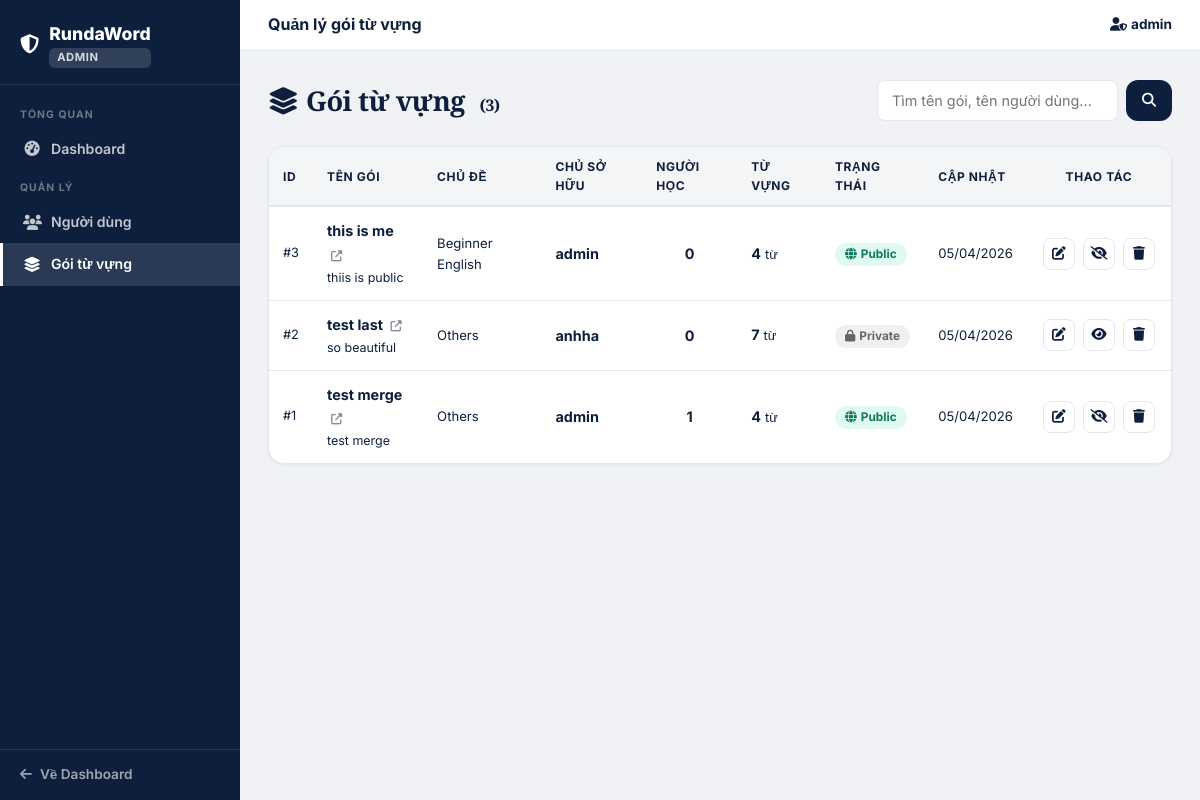
The app's page /admin/packages (signed in), older data.
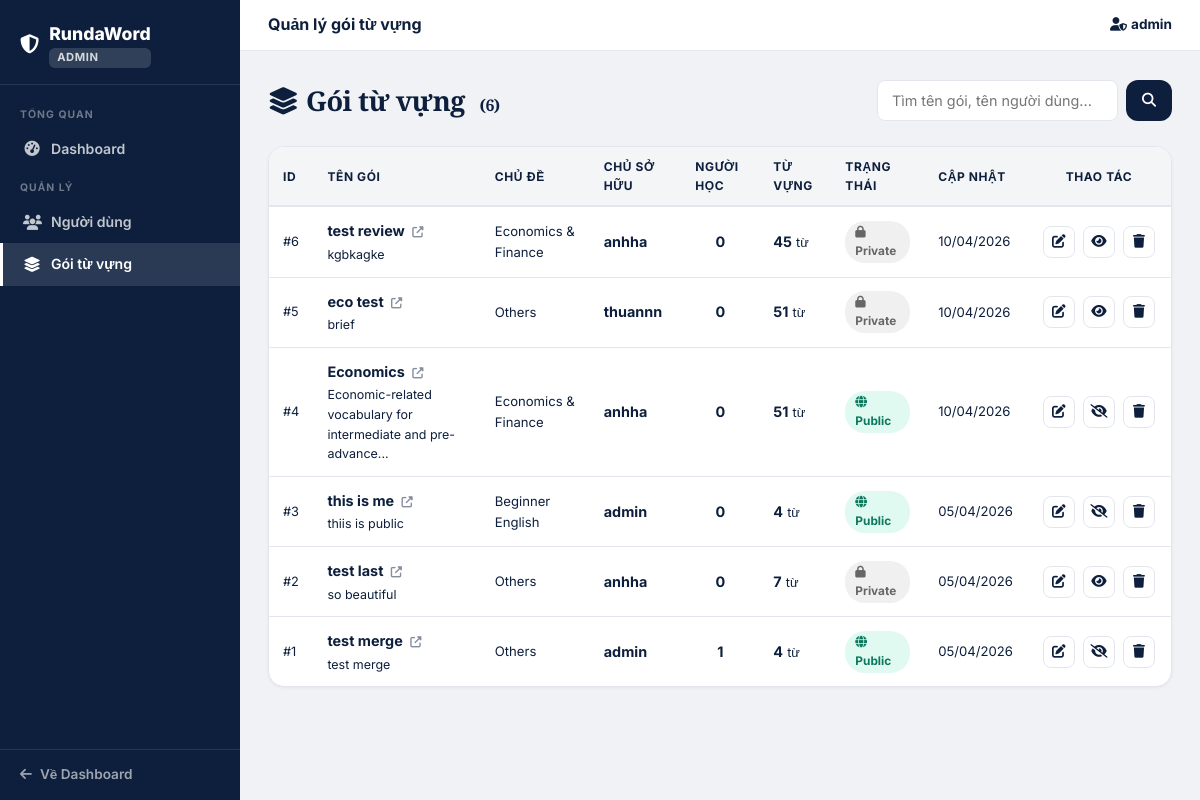
The same page, newer data.
### main.py (models this page shows, shortened)
class VocabPackage(db.Model):
    __tablename__ = 'vocab_packages'
    id                  = db.Column(db.Integer, primary_key=True)
    package_name        = db.Column(db.String(100), nullable=False)
    package_description = db.Column(db.Text)
    topic               = db.Column(db.String(80))          # NEW: topic/category field
    created_at          = db.Column(db.DateTime, default=datetime.utcnow)
    updated_at          = db.Column(db.DateTime, default=datetime.utcnow)
    user_id             = db.Column(db.Integer, db.ForeignKey('users.id'), nullable=False)
    is_public           = db.Column(db.Boolean, default=True)
    vocabularies = db.relationship(
        'Vocabulary', backref='package', lazy=True, cascade='all, delete-orphan'
    )

class User(UserMixin, db.Model):
    __tablename__ = 'users'
    id            = db.Column(db.Integer, primary_key=True)
    username      = db.Column(db.String(50),  unique=True, nullable=False)
    name          = db.Column(db.String(100))
    email         = db.Column(db.String(120), unique=True, nullable=False)
    password_hash = db.Column(db.String(255), nullable=False)
    role          = db.Column(db.Integer, default=ROLE_USER, nullable=False)
    created_at    = db.Column(db.DateTime, default=datetime.utcnow)
    packages = db.relationship(
        'VocabPackage', backref='user', lazy=True, cascade='all, delete-orphan',
        foreign_keys='VocabPackage.user_id'
    )
    saved_packages = db.relationship(
        'VocabPackage', secondary=user_saved_packages,
        backref=db.backref('saved_by', lazy='dynamic'), lazy='dynamic'
    )

### main.py (the view)
@app.route('/admin/packages')
@admin_required
def admin_packages():
    q     = request.args.get('q', '').strip()
    query = VocabPackage.query
    if q:
        q_norm   = normalize_text(q)
        all_pkgs = query.order_by(VocabPackage.updated_at.desc()).all()
        pkgs = [
            p for p in all_pkgs
            if q_norm in normalize_text(p.package_name)
            or (p.user and q_norm in normalize_text(p.user.username))
        ]
    else:
        pkgs = query.order_by(VocabPackage.updated_at.desc()).all()
    learner_counts = {}
    if pkgs:
        pkg_ids = [p.id for p in pkgs]
        rows = (
            db.session.query(
                user_saved_packages.c.package_id,
                func.count(user_saved_packages.c.user_id)
            )
            .filter(user_saved_packages.c.package_id.in_(pkg_ids))
            .group_by(user_saved_packages.c.package_id)
            .all()
        )
        learner_counts = {package_id: count for package_id, count in rows}
    return render_template(
        'admin/packages.html',
        packages=pkgs,
        search_query=q,
        learner_counts=learner_counts
    )

### main.py (called while the page is built)
def admin_required(f):
    @wraps(f)
    def decorated(*args, **kwargs):
        if not current_user.is_authenticated or current_user.role != ROLE_ADMIN:
            abort(403)
        return f(*args, **kwargs)
    return decorated

@login_manager.user_loader
def load_user(user_id):
    return User.query.get(int(user_id))

### templates/admin/packages.html (shortened to what the changed rows need)
{% extends "admin/base_admin.html" %}
{% block content %}
<div class="d-flex justify-content-between align-items-center mb-4 flex-wrap gap-3">
    <div class="page-title mb-0">
        <i class="fas fa-layer-group me-2"></i>Gói từ vựng
        <span style="font-size:1rem;color:var(--muted);font-weight:600;margin-left:8px;">({{ packages|length }})</span>
    </div>
</div>
<div class="rw-card" style="padding:0;overflow:hidden;">
    {% if packages %}
    <table class="admin-table">
        <thead>
            <tr>
                <th>ID</th>
                <th>Tên gói</th>
                <th>Chủ đề</th>
                <th>Chủ sở hữu</th>
                <th>Người học</th>
                <th>Từ vựng</th>
                <th>Trạng thái</th>
                <th>Cập nhật</th>
                <th style="text-align:center;">Thao tác</th>
            </tr>
        </thead>
        <tbody>
            {% for pkg in packages %}
            <tr>
                <td style="color:var(--muted);font-size:0.8rem;">#{{ pkg.id }}</td>
                <td>
                    <a href="{{ url_for('package_detail', package_id=pkg.id) }}"
                       style="font-weight:700;color:var(--navy);text-decoration:none;"
                       target="_blank">
                        {{ pkg.package_name }}
                        <i class="fas fa-external-link-alt" style="font-size:0.7rem;margin-left:4px;opacity:.5;"></i>
                    </a>
                    {% if pkg.package_description %}
                    <div style="font-size:0.78rem;color:var(--muted);margin-top:2px;">
                        {{ pkg.package_description[:60] }}{% if pkg.package_description|length > 60 %}...{% endif %}
                    </div>
                    {% endif %}
                </td>
                <td style="font-size:0.82rem;max-width:180px;">
                    {{ pkg.topic or 'Others' }}
                </td>
                <td>
                    <strong>{{ pkg.user.username if pkg.user else '—' }}</strong>
                </td>
                <td style="text-align:center;">
                    <span style="font-weight:700;">{{ learner_counts.get(pkg.id, 0) }}</span>
                </td>
                <td>
                    <span style="font-weight:700;">{{ pkg.vocabularies | length }}</span>
                    <span style="color:var(--muted);font-size:0.8rem;"> từ</span>
                </td>
                <td>
                    {% if pkg.is_public %}
                    <span class="admin-badge admin-badge-public">
                        <i class="fas fa-globe me-1"></i>Public
                    </span>
                    {% else %}
                    <span class="admin-badge admin-badge-private">
                        <i class="fas fa-lock me-1"></i>Private
                    </span>
                    {% endif %}
                </td>
                <td style="font-size:0.82rem;color:var(--muted);">
                    {{ pkg.updated_at.strftime('%d/%m/%Y') }}
                </td>
                <td style="text-align:center;white-space:nowrap;">
                    <a href="{{ url_for('edit_package', package_id=pkg.id) }}"
                       class="admin-action-btn" title="Chỉnh sửa" target="_blank">
                        <i class="fas fa-edit"></i>
                    </a>
                    <form method="POST"
                          action="{{ url_for('admin_toggle_public', package_id=pkg.id) }}"
                          style="display:inline;">
                        <button type="submit" class="admin-action-btn success"
                            title="{{ 'Chuyển sang Private' if pkg.is_public else 'Chuyển sang Public' }}">
                            <i class="fas {{ 'fa-eye-slash' if pkg.is_public else 'fa-eye' }}"></i>
                        </button>
                    </form>
                    <button type="button" class="admin-action-btn danger" title="Xóa"
                        data-pkg-id="{{ pkg.id }}"
                        data-pkg-name="{{ pkg.package_name | replace('"', '&quot;') }}"
                        data-delete-url="{{ url_for('admin_delete_package', package_id=pkg.id) }}"
                        onclick="confirmDelete(this)">
                        <i class="fas fa-trash"></i>
                    </button>
                </td>
            </tr>
            {% endfor %}
        </tbody>
    </table>
    {% else %}
    <div class="text-center py-5">
        <i class="fas fa-box-open fa-2x mb-3" style="color:var(--muted)"></i>
        <p class="text-muted mb-0">Không tìm thấy gói từ nào.</p>
    </div>
    {% endif %}
</div>
{% endblock %}

Row changes from the older to the newer data that the page shows:
added VocabPackage: id "6", package_name "test review", package_description "kgbkagke", topic "Economics & Finance", user "anhha", get "0", vocabularies|length "45", shows "Private", updated_at "10/04/2026"
added VocabPackage: id "5", package_name "eco test", package_description "brief", topic "Others", user "thuannn", get "0", vocabularies|length "51", shows "Private", updated_at "10/04/2026"
added VocabPackage: id "4", package_name "Economics", package_description "Economic-related vocabulary for intermediate and pre-advance", topic "Economics & Finance", user "anhha", get "0", vocabularies|length "51", is_public True (drawn), updated_at "10/04/2026"
Text that changed along with them:
{{ packages|length }}: "3" → "6"
